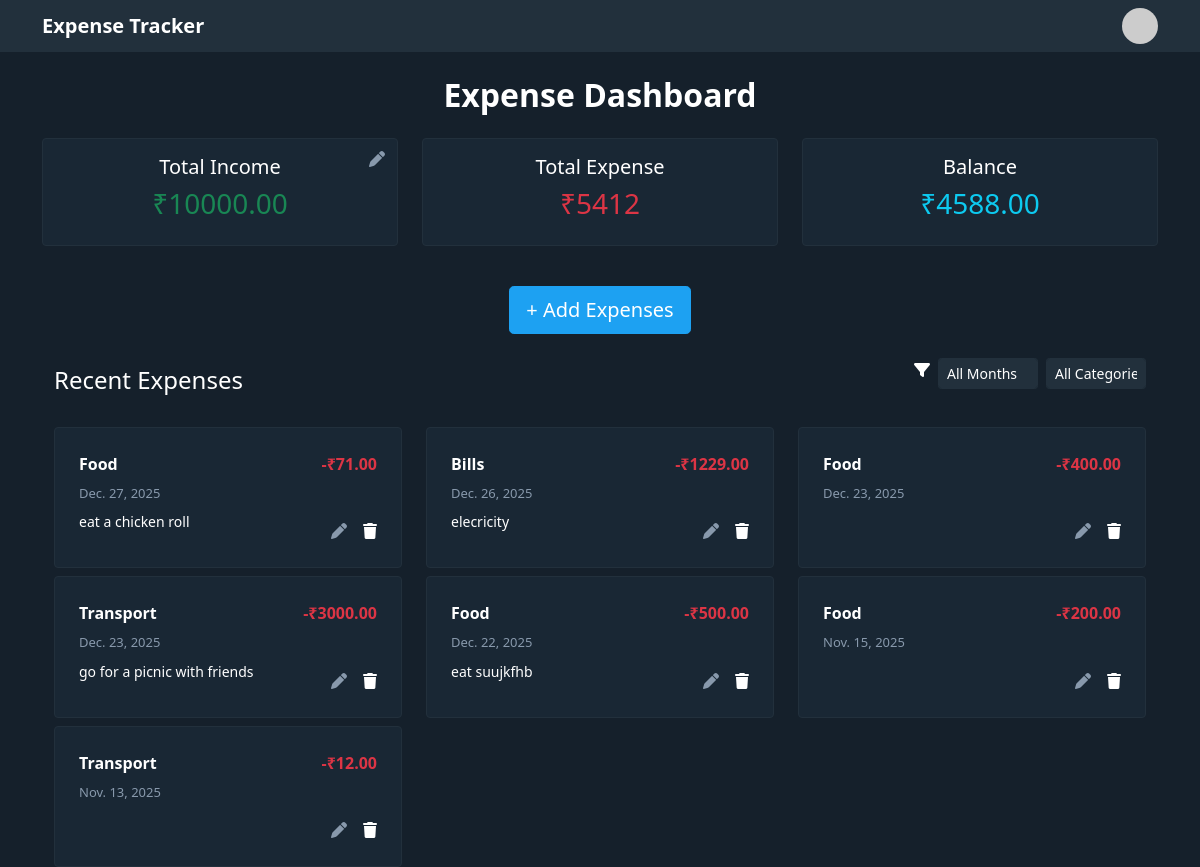
The app's page / (signed in) with its own data.
### expense/models.py (models this page shows, shortened)
class income(models.Model):
    owner=models.OneToOneField(User,on_delete=models.CASCADE)
    amount=models.DecimalField(max_digits=10,decimal_places=2)

class expense(models.Model):
    amount=models.DecimalField(max_digits=10,decimal_places=2)
    category=models.CharField(max_length=20)
    description=models.TextField(blank=True,null=True)
    date=models.DateField()
    owner=models.ForeignKey(
        User,
        on_delete=models.CASCADE,
        related_name="expenses"
    )

### expense/views.py (the view, shortened to what this page needs)
# urls.py: 2. Add a URL to urlpatterns:  path('', views.home, name='home')
def home(request):
 if request.user.is_authenticated:
    selected_month=request.GET.get('month')
    selected_category=request.GET.get('category')
    filtered_expense=0
    expenses=expense.objects.filter(owner=request.user).order_by('-date','-id')
    if selected_month:
       if selected_category:
        expenses=expenses.filter(date__month=selected_month,category=selected_category).order_by('-date','-id')
       else:
          expenses=expenses.filter(date__month=selected_month).order_by('-date','-id')
       filtered_expense=expenses.aggregate(total=Sum('amount')) ['total'] or 0
    total_expense=expense.objects.filter(owner=request.user).aggregate(total=Sum('amount')) ['total'] or 0
    incomes=income.objects.filter(owner=request.user).first()
    total_income=incomes.amount if incomes else 0
    total_balance=total_income-total_expense
 return render(request, 'expense/home.html',{'expenses':expenses, 'total_expense':total_expense,'total_income':total_income,'total_balance':total_balance,'selected_month':selected_month,'filtered_expense':filtered_expense,'selected_category':selected_category})

### Templates/expense/home.html (shortened to what this page needs)
{% extends 'base.html' %}
{% block content %}
<h2 class="text-center mb-4 fw-bold">Expense Dashboard </h2>
<div class="row text-center mb-4">
   <div class="col-md-4 mb-3">
      <div class="card p-3 position-relative">
         <div class="d-flex justify-content-center align-items-center">
             <h5 class="text-center" >Total Income</h5>
             {% if user.is_authenticated %}
             <i class="fa-solid fa-pen position-absolute" data-bs-toggle="modal" data-bs-target="#incomemodal" style="cursor: pointer; color: #8899ac; top: 12px; right: 12px;"></i>
             {% else %}
             <a href="#" data-bs-toggle="modal" data-bs-target="#loginpage"><i class="fa-solid fa-pen position-absolute" style="cursor: pointer; color: #8899ac; top: 12px; right: 12px;"></i></a>
             {% endif %}
         </div>
         <h3 id="ti" class="text-success">₹{{ total_income }}</h3>
      </div>
   </div>
   <div class="col-md-4 mb-3">
      <div class="card p-3">
         <h5>Total Expense</h5>
         {% if filtered_expense %}
         <h3 class="text-danger">₹{{ filtered_expense }}</h3>
         {% else %}
         <h3 class="text-danger">₹{{ total_expense }}</h3>
         {% endif %}
      </div>
   </div>
   <div class="col-md-4 mb-3">
      <div class="card p-3">
         <h5>Balance</h5>
         <h3 class="text-info">₹{{ total_balance }}</h3>
      </div>
   </div>
</div>
<div class="text-center mb-4">
   {% if user.is_authenticated %}
   {% if total_income is 0 %}
   <button class="btn btn-primary btn-lg" data-bs-toggle="modal" data-bs-target="#incomemodal">+ Add
      Expenses</button>
   {% else %}
   <button class="btn btn-primary btn-lg" data-bs-toggle="modal" data-bs-target="#addexpensemodal">+ Add
      Expenses</button>
      {% endif %}
      {% else %}
      <a href="#login" data-bs-target="#loginpage" data-bs-toggle="modal" class="btn btn-primary">+ Add Expenses</a>
      {% endif %}
   </div>
<div class="container">
   <div class="d-flex justify-content-between align-items-center mb-3">
  <h4 class="mb-0">Recent Expenses</h4>
  <form method="get" class="d-flex gap-2">
     <i class="fa-solid fa-filter" style="line-height: 1.5;"></i>
    <select name="month" class="form-control form-control-sm"
           style="background-color: #22303c; color: #ffffff; border: 1px solid #22303c; margin-bottom: 14px;" onchange="this.form.submit()" >
            <option value="">All Months</option>
    </select>
    <select name="category" style="background-color: #22303c; color: #ffffff; border: 1px solid #22303c; margin-bottom: 14px;" class="form-control form-control-sm"
            onchange="this.form.submit()">
      <option value="">All Categories</option>
    </select>
  </form>
</div>
   {% if expenses %}
   <div class="row">
      {% for expense in expenses %}
      <div class="col-md-4">
         <div class="card mt-2 p-4">
            <div class="d-flex justify-content-between align-items-center">
               <span style="font-weight: 600;">{{expense.category}}</span>
               <span style=" font-weight: 600;" class="text-danger">-₹{{expense.amount}}</span>
            </div>
            <div style="font-size: 13px; color: #8899ac;margin-top: 8px;">
                {{expense.date}}
            </div>
            <div class="d-flex justify-content-between">
            <div style="margin-top: 8px; font-size: 14px;">
            {% if expense.description %}
               {{expense.description}}
            {% endif %}
             </div>
            <div class="d-flex justify-content-end gap-3 mt-3">
             <a href="#" title="Edit"
                data-bs-toggle="modal"
                data-bs-target="#addexpensemodal"
                data-id="{{ expense.id }}"
                data-amount="{{ expense.amount }}"
                data-category="{{ expense.category }}"
                data-date="{{ expense.date|date:'Y-m-d' }}"
                data-description="{{ expense.description }}"
             >
                 <i class="fa-solid fa-pen"
                     style="color:#8899ac; font-size:16px;"></i>
             </a>
             <a href="{% url 'delete_expense' expense.id %}"
                title="Delete"
                onclick="return confirm('Delete this expense?');">
                 <i class="fa-solid fa-trash"
                    style="color:#ffffff; font-size:16px;"></i></a>
              </div>
              </div>
         </div>
      </div>
      {% endfor %}
   </div>
   {% else %}
   <p class="text-muted"> No expenses yet. Clicked "Add Expenses" to create one </p>
   {% endif %}
</div>
{% endblock %}

### Templates/base.html (shortened to what this page needs)
{% load static %}
<!DOCTYPE html>
<html lang="en">
<head>
    <link href="https://cdn.jsdelivr.net/npm/bootstrap@5.0.2/dist/css/bootstrap.min.css" rel="stylesheet">
    <link rel="stylesheet"
      href="https://cdn.jsdelivr.net/npm/@fortawesome/fontawesome-free@6.5.1/css/all.min.css">
      <link rel="stylesheet" href="{% static 'css/style.css' %}">
</head>
<body >
    <nav class="navbar navbar-expand-lg" style="background-color: #22303C;">
        <div class="container d-flex justify-content-between">
          <div><a href="/" class="navbar-brand fw-bold text-white ">Expense Tracker</a></div>
        {% if user.is_authenticated %}
        <button class="btn p-0 border-0 bg-transparent" data-bs-toggle="offcanvas" data-bs-target="#profilesidebar">    <img src="https://ui-avatars.com/api/?name={{ user.username }}&background=1DA1F2&color=fff"
         alt="profile"
         style="width:36px; height:36px; border-radius:50%;">
           </button>
          {% endif %}
        </div>
    </nav>
    <main class="container mt-4">
        {% block content %}
        {% endblock %}
    </main>
</body>
</html>

### Templates/base.html (style rules this page uses)
body { background-color: #15202b; color: #ffffff; }
.navbar { background-color: #22303C !important; }
.card { background-color: #192734; border:1px solid #22303C; transition: 0.5s; }
.btn-primary { background-color: #1DA1F2; border-color: #1DA1F2; }

### records on screen
income: amount "10000.00"
expense: category "Food", amount "71.00", date "Dec. 27, 2025", description "eat a chicken roll"
expense: category "Bills", amount "1229.00", date "Dec. 26, 2025", description "elecricity"
expense: category "Food", amount "400.00", date "Dec. 23, 2025"
expense: category "Transport", amount "3000.00", date "Dec. 23, 2025", description "go for a picnic with friends"
expense: category "Food", amount "500.00", date "Dec. 22, 2025", description "eat suujkfhb"
expense: category "Food", amount "200.00", date "Nov. 15, 2025"
expense: category "Transport", amount "12.00", date "Nov. 13, 2025"

### other values on screen
{{ total_expense }} "5412"
{{ total_balance }} "4588.00"
